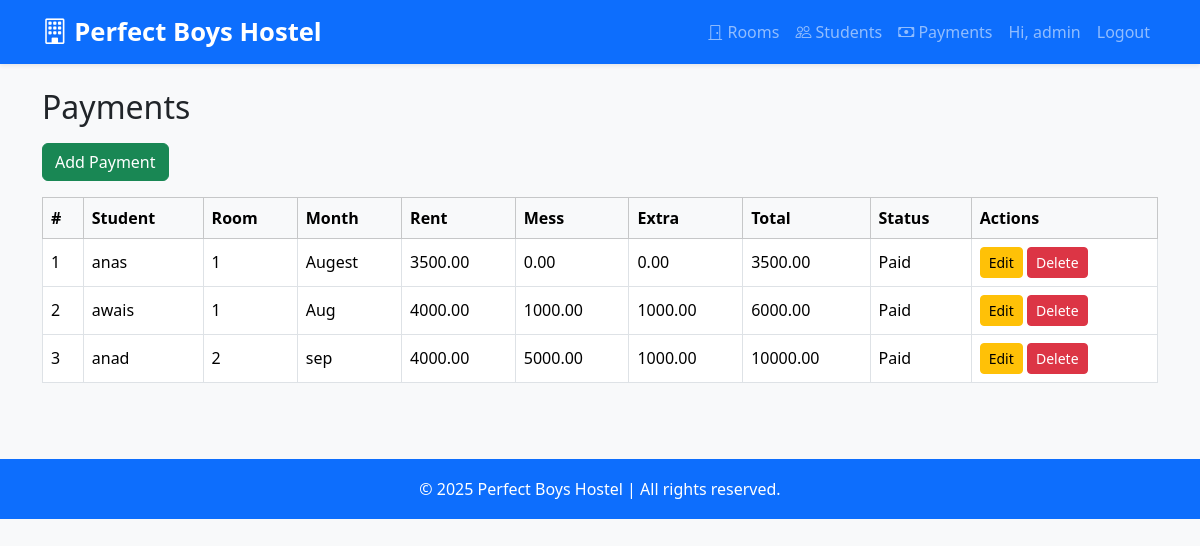
/payments/ (signed in), run on the app's committed database.
### hostel/models.py (models this page shows, shortened)
class Payment(models.Model):
    STATUS_CHOICES = [
        ('Paid', 'Paid'),
        ('Unpaid', 'Unpaid'),
    ]
    student = models.ForeignKey(Student, on_delete=models.CASCADE)
    month = models.CharField(max_length=20)
    rent_amount = models.DecimalField(max_digits=8, decimal_places=2)
    mess_bill = models.DecimalField(max_digits=8, decimal_places=2, default=0)
    extra = models.DecimalField(max_digits=8, decimal_places=2, default=0)
    total = models.DecimalField(max_digits=8, decimal_places=2)
    status = models.CharField(max_length=20, choices=STATUS_CHOICES, default='Unpaid')

class Student(models.Model):
    name = models.CharField(max_length=100)
    father_name = models.CharField(max_length=100)
    cnic = models.CharField(max_length=15, unique=True)
    contact = models.CharField(max_length=15)
    address = models.TextField()
    room = models.ForeignKey(Room, on_delete=models.SET_NULL, null=True, blank=True, related_name="students")
    admission_date = models.DateField()
    has_bike = models.BooleanField(default=False)
    bike_number = models.CharField(max_length=20, blank=True, null=True)

class Room(models.Model):
    room_no = models.CharField(max_length=10, unique=True)
    total_seats = models.PositiveIntegerField()
    rent = models.DecimalField(max_digits=8, decimal_places=2)
    status = models.CharField(
        max_length=20,
        choices=[
            ('Available', 'Available'),
            ('Full', 'Full'),
            ('Maintenance', 'Maintenance')
        ],
        default='Available'
    )

### hostel/views.py (the view)
# urls.py: path('payments/', views.payment_list, name='payment_list'),
@login_required(login_url="login")
def payment_list(request):
    payments = Payment.objects.select_related("student").all()
    return render(request, "hostel/payment_list.html", {"payments": payments})

### templates/hostel/payment_list.html
{% extends 'hostel/base.html' %}
{% block content %}
<h2 class="mb-3">Payments</h2>
<a href="{% url 'payment_add' %}" class="btn btn-success mb-3">Add Payment</a>
<div class="table-responsive">
  <table class="table table-bordered align-middle">
    <thead class="table-light">
      <tr>
        <th>#</th>
        <th>Student</th>
        <th>Room</th>
        <th>Month</th>
        <th>Rent</th>
        <th>Mess</th>
        <th>Extra</th>
        <th>Total</th>
        <th>Status</th>
        <th>Actions</th>
      </tr>
    </thead>
    <tbody>
    {% for p in payments %}
      <tr>
        <td>{{ forloop.counter }}</td>
        <td>{{ p.student.name }}</td>
        <td>{% if p.student.room %}{{ p.student.room.room_no }}{% else %}-{% endif %}</td>
        <td>{{ p.month }}</td>
        <td>{{ p.rent_amount }}</td>
        <td>{{ p.mess_bill }}</td>
        <td>{{ p.extra }}</td>
        <td>{{ p.total }}</td>
        <td>{{ p.status }}</td>
        <td>
          <a class="btn btn-sm btn-warning" href="{% url 'payment_edit' p.pk %}">Edit</a>
          <a class="btn btn-sm btn-danger" href="{% url 'payment_delete' p.pk %}" onclick="return confirm('Delete this payment?')">Delete</a>
        </td>
      </tr>
    {% empty %}
      <tr><td colspan="10" class="text-center text-muted">No payments found.</td></tr>
    {% endfor %}
    </tbody>
  </table>
</div>
{% endblock %}

### templates/hostel/base.html (shortened to what this page needs)
<!DOCTYPE html>
<html lang="en">
<head>
    <link href="https://cdn.jsdelivr.net/npm/bootstrap@5.3.2/dist/css/bootstrap.min.css" rel="stylesheet">
    <link rel="stylesheet" href="https://cdn.jsdelivr.net/npm/bootstrap-icons@1.10.5/font/bootstrap-icons.css">
</head>
<body>
    <nav class="navbar navbar-expand-lg navbar-dark bg-primary shadow-sm">
        <div class="container">
            <a class="navbar-brand" href="{% url 'home' %}">
                <i class="bi bi-building"></i> Perfect Boys Hostel
            </a>
            <div class="collapse navbar-collapse" id="navbarNav">
                <ul class="navbar-nav ms-auto">
                    <li class="nav-item"><a class="nav-link" href="{% url 'room_list' %}"><i class="bi bi-door-closed"></i> Rooms</a></li>
                    <li class="nav-item"><a class="nav-link" href="{% url 'student_list' %}"><i class="bi bi-people"></i> Students</a></li>
                    <li class="nav-item"><a class="nav-link" href="{% url 'payment_list' %}"><i class="bi bi-cash"></i> Payments</a></li>
                    {% if user.is_authenticated %}
                        <li class="nav-item"><span class="nav-link">Hi, {{ user.username }}</span></li>
                        <li class="nav-item"><a class="nav-link" href="{% url 'logout' %}">Logout</a></li>
                    {% else %}
                        <li class="nav-item"><a class="nav-link" href="{% url 'login' %}">Login</a></li>
                    {% endif %}
                </ul>
            </div>
        </div>
    </nav>
    <div class="container mt-4">
        {% block content %}
        {% endblock %}
    </div>
    <footer>
        &copy; 2025 Perfect Boys Hostel | All rights reserved.
    </footer>
</body>
</html>

### templates/hostel/base.html (style rules this page uses)
body { background: #f8f9fa; font-family: "Segoe UI", Tahoma, Geneva, Verdana, sans-serif; }
.navbar-brand { font-weight: bold; font-size: 1.6rem; }
.navbar-nav .nav-link { font-size: 1rem; font-weight: 500; }
footer { background: #0d6efd; color: white; padding: 18px 0; text-align: center; margin-top: 60px; }

### data on the page
Payment: student.name "anas", student.room.room_no "1", month "Augest", rent_amount "3500.00", mess_bill "0.00", extra "0.00", total "3500.00", status "Paid"
Payment: student.name "awais", student.room.room_no "1", month "Aug", rent_amount "4000.00", mess_bill "1000.00", extra "1000.00", total "6000.00", status "Paid"
Payment: student.name "anad", student.room.room_no "2", month "sep", rent_amount "4000.00", mess_bill "5000.00", extra "1000.00", total "10000.00", status "Paid"

### other printed values
{{ user.username }} "admin"
